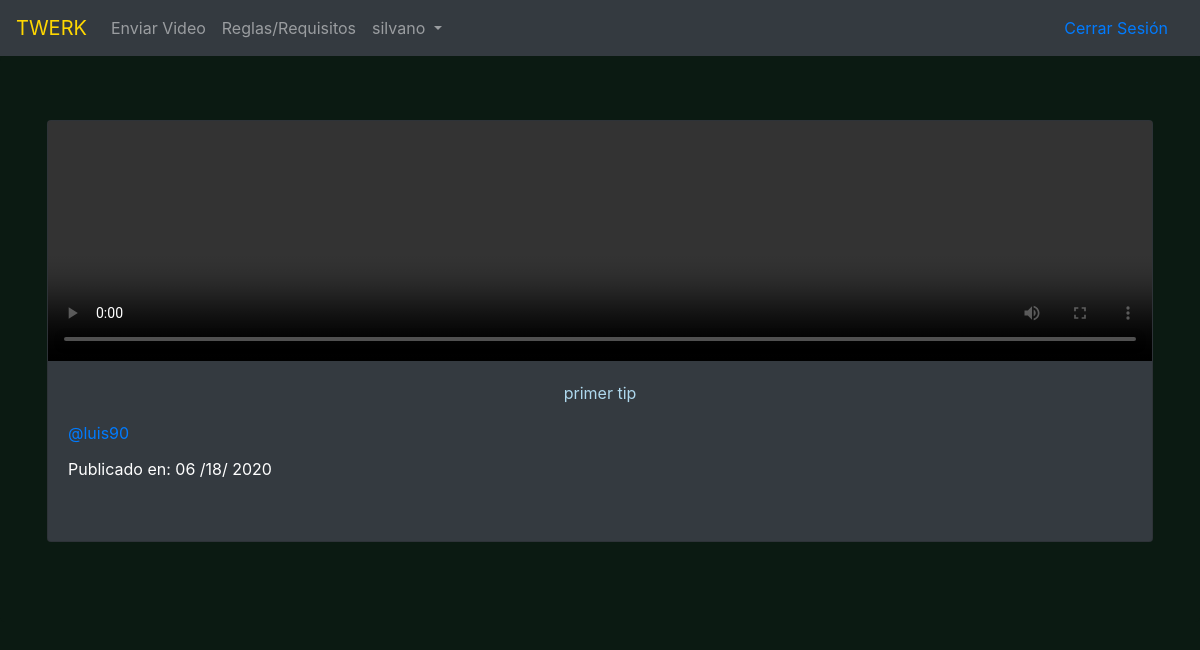
Page /tip/1 (signed in) on the committed database.
### tip/models.py (models this page shows, shortened)
class MakeTip(models.Model):
    author = models.ForeignKey(User, related_name='tips', on_delete=models.CASCADE)
    title = models.CharField(max_length=63)
    post_pic = models.FileField(upload_to='media', blank=True, help_text='Selecciona video')
    creativity = models.IntegerField(default=0, null=True)
    sexy = models.IntegerField(default=0, null=True)
    quality = models.IntegerField(default=0, null=True)
    outfit = models.IntegerField(default=0, null=True)
    created_date = models.DateTimeField(default=timezone.now)

### tip/views.py (the view)
# urls.py: url(r'^tip/(?P<pk>\d+)$', views.tip_details, name='tip_detail'),
@login_required
def tip_details(request, pk):
    post = get_object_or_404(MakeTip, pk=pk)
    is_liked = False
    is_down = False
    if DownVoteUserList.objects.filter(user=request.user, post=post.pk):
        is_down = True
    if LikeUserList.objects.filter(user=request.user, post=post.pk):
        is_liked = True
    context = {
        'post': post,
    }
    return render(request, 'tip/tip_detail.html', context)

### tip/templates/tip/tip_detail.html (shortened to what this page needs)
<!DOCTYPE html>
{% extends "main.html" %}
{% block body_block %}
    {% include "tip/_tip.html" %}
{% endblock %}

### templates/main.html (shortened to what this page needs)
<!DOCTYPE html>
{% load static %}
{% load bootstrap4 %}
<html lang="en">
<head>
    <link rel="stylesheet" href="{% static 'css/main_style.css' %}"/>
<link rel="stylesheet" href="https://stackpath.bootstrapcdn.com/bootstrap/4.1.3/css/bootstrap.min.css">
</head>
<body class="main_wrapper_jumbotron">
<nav class="navbar navbar-expand-lg navbar-dark bg-dark">
    {% if user.is_authenticated %}
    <a class="navbar-brand" href="{% url 'tips:list'%}" style="color: gold">
    TWERK
    </a>
        <div class="navbar-collapse collapse" id="collapsingNavbarXs">
            <ul class="navbar-nav mr-auto">
                <li class="nav-item">
                    <a class="nav-link" href="{% url 'tips:create_tip'%}" >Enviar Video</a>
                </li>
                <li class="nav-item">
                    <a class="nav-link" href="{% url 'tips:reglas'%}" >Reglas/Requisitos</a>
                </li>
                <li class="nav-item dropdown">
                    <a class="nav-link dropdown-toggle" href="#" id="navbarDropdown" role="button" data-toggle="dropdown" aria-haspopup="true" aria-expanded="false">
                    {{ request.user }}
                    </a>
                </li>
            </ul>
                    <a class="nav-link" href="{% url 'logout'%}" >Cerrar Sesión</a>
        </div>
    {% else %}
            <a class="nav-link" href="{% url 'login'%}">Iniciar Sesión</a>
            <a class="nav-link" href="{% url 'accounts:registration'%}">Registrarse</a>
    {% endif %}
</nav>
{% block body_block %}
{% endblock %}
</body>
</html>

### tip/templates/tip/_tip.html (shortened to what this page needs)
<!DOCTYPE html>
<div class="jumbotron main_wrapper_jumbotron">
<div class="container">
    <div class="card text-white bg-dark mb-3">
    {% if post.post_pic %}
        <video class="embed-responsive embed-responsive-16by9" width="320" height="240" controls>
          <source src="{{ post.post_pic.url }}" type="video/mp4">
        </video>
    {% endif %}
        <div class="card-body">
            <p class="text-center" style="color: #afd9ee">{{ post.title }}</p>
            <p class="card-title"><a href="{% url 'tips:for_user' username=post.author.username %}">@{{ post.author.username }}</a></p>
            <p class="card-text">Publicado en: {{post.created_date|date:"m /d/ Y"}}</p>
            <div class="card-text">
            </div>
        </div>
    </div>
</div>
</div>

### accounts/static/css/main_style.css (style rules this page uses)
.main_wrapper_jumbotron { background-color: #0B1A12 !important; }

### rows in the picture
MakeTip: title "primer tip", author.username "luis90", created_date "06 /18/ 2020"

### other values in the picture
{{ request.user }} "silvano"
